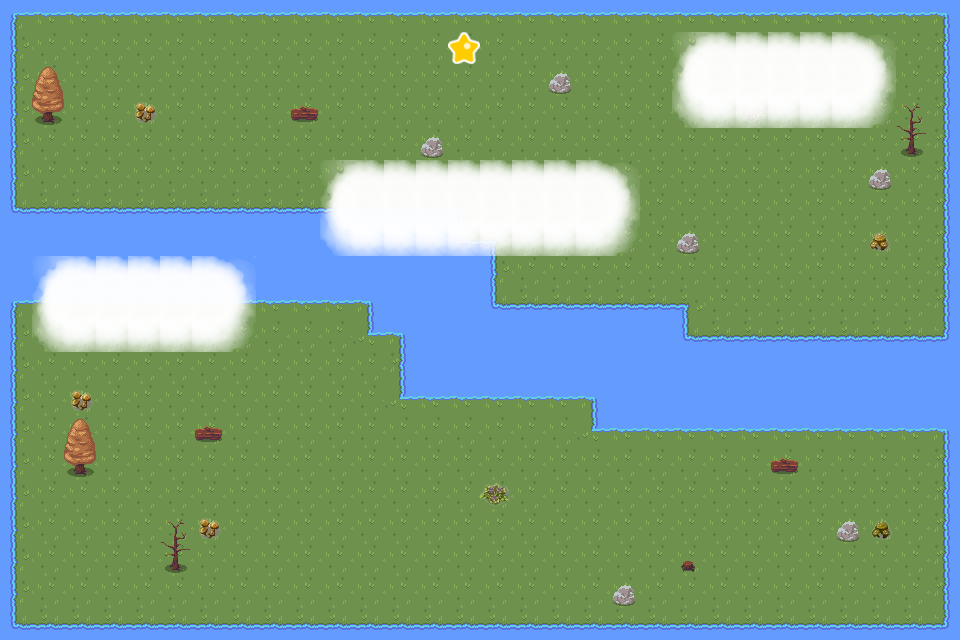

This is a level from a 2D game, rendered from its Tiled map with the project's own tilesets. A one-line summary and the map file follow, with tile-layer data summarised:
An orthogonal 30x20 tile map with 32x32 px tiles, 6 tile layers (printemps, printempsDecor, automne, automneDecor, ...), 4 hidden layers not drawn, 7 tilesets and 4 objects (4x other).

<map version="1.10" tiledversion="1.11.0" orientation="orthogonal" renderorder="right-down" width="30" height="20" tilewidth="32" tileheight="32" infinite="0" nextlayerid="29" nextobjectid="39">
 <editorsettings>
  <export target="lvl1" format="tmx" />
 </editorsettings>
 <tileset firstgid="1" source="RPG Nature Tileset.tsx" />
 <tileset firstgid="181" source="IceTileset.tsx" />
 <tileset firstgid="361" source="Other.tsx" />
 <tileset firstgid="367" source="fog.tsx" />
 <tileset firstgid="376" source="Spring.tsx" />
 <tileset firstgid="556" source="RPG Nature Tileset Autumn.tsx" />
 <tileset firstgid="691" source="Flowers.tsx" />
 <group id="22" name="printemps">
  <layer id="28" name="printemps" width="30" height="20">
   <data>[600 cells, 600 non-empty, 12 distinct tile ids]</data>
  </layer>
  <layer id="27" name="printempsDecor" width="30" height="20">
   <data>[600 cells, 46 non-empty, 5 distinct tile ids]</data>
  </layer>
 </group>
 <group id="23" name="automne">
  <layer id="14" name="automne" width="30" height="20">
   <data>[600 cells, 600 non-empty, 12 distinct tile ids]</data>
  </layer>
  <layer id="21" name="automneDecor" width="30" height="20">
   <data>[600 cells, 25 non-empty, 11 distinct tile ids]</data>
  </layer>
  <layer id="26" name="automneDecor1" width="30" height="20">
   <data>[600 cells, 72 non-empty, 9 distinct tile ids]</data>
  </layer>
 </group>
 <group id="12" name="ete" visible="0">
  <layer id="7" name="ete" width="30" height="20">
   <data>[600 cells, 600 non-empty, 13 distinct tile ids]</data>
  </layer>
  <layer id="8" name="eteDecor" width="30" height="20">
   <data>[600 cells, 382 non-empty, 46 distinct tile ids]</data>
  </layer>
  <objectgroup id="10" name="eteObj" />
 </group>
 <group id="15" name="hiver" visible="0">
  <layer id="25" name="hiver" width="30" height="20">
   <data>[600 cells, 600 non-empty, 12 distinct tile ids]</data>
  </layer>
  <layer id="13" name="hiverDecor" width="30" height="20">
   <data>[600 cells, 369 non-empty, 40 distinct tile ids]</data>
  </layer>
  <objectgroup id="19" name="hiverObj" />
 </group>
 <group id="17" name="map">
  <layer id="18" name="mapDecor" width="30" height="20">
   <data>[600 cells, 1 non-empty, 1 distinct tile ids]</data>
  </layer>
  <objectgroup id="9" name="mapObj">
   <object id="27" name="win" type="other" x="448" y="32" width="32" height="32" />
   <object id="28" name="start" type="other" x="384" y="576" width="32" height="32" />
   <object id="37" name="bear" type="other" x="761.575" y="260.018" width="32" height="32" />
   <object id="38" name="bear" type="other" x="209.54" y="148.322" width="32" height="32" />
  </objectgroup>
 </group>
</map>
